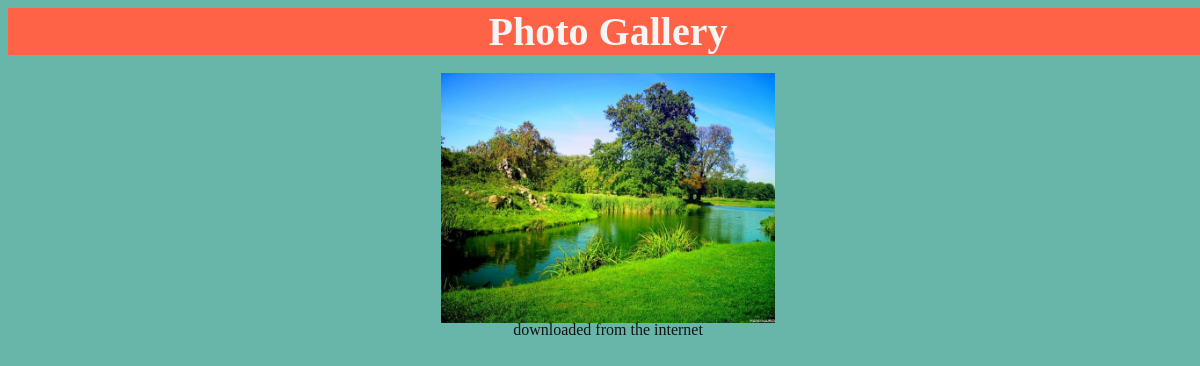
Page /photos/1/ on the earlier database version.
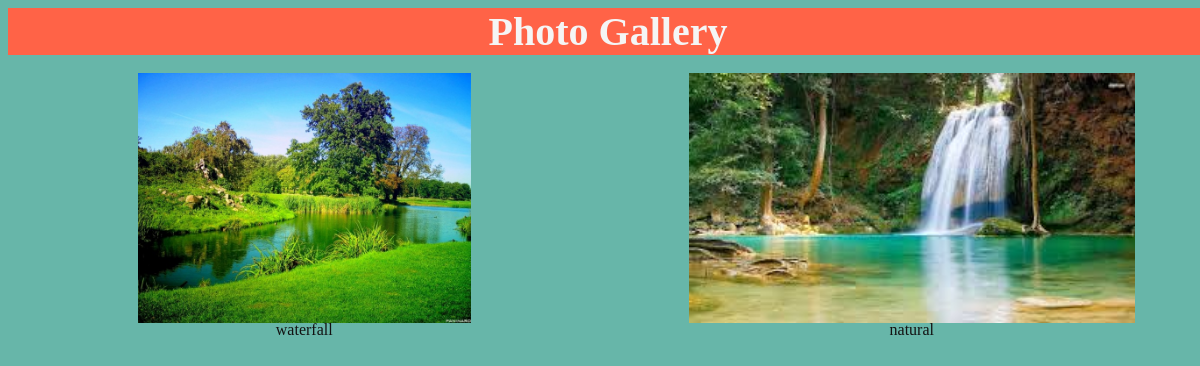
Same page on the later database version.
### photo/models.py (models this page shows, shortened)
class Picture(models.Model):
    category = models.ForeignKey("Category", on_delete = models.CASCADE)
    image = models.ImageField(upload_to = "pictures")
    description = models.CharField(max_length = 2000)
    date_added = models.DateTimeField(default = datetime.now)

### photo/views.py (the view)
# urls.py: path("photos/<int:pk>/", photos_view,name = "photos")
def photos_view(request,pk):
    category = Category.objects.get(id=pk)
    pictures = Picture.objects.filter(category = category)
    context = {
        "category":category,
        'pictures':pictures
    }
    return render(request, "photos.html", context)

### templates/photos.html (shortened to what this page needs)
{% load static %}
<html lang="en">
<head>
    <link rel="stylesheet" href="{% static '/photos.css' %}">
</head>
<body>
    <div class="title">Photo Gallery</div><br>
    <div class="container">
        {%for photo in pictures%}
        <div class="images">
            <img src="{{photo.image.url}}" alt="missing image" style = 'height:100%; width: 100%'>
            <p class="descriptions" style="margin-top: -2px;">{{photo.description}}</p>
        </div>
        {%endfor%}
    </div>
</body>
</html>

### photo/static/photos.css (style rules this page uses)
.container { display: grid; grid-template-columns: repeat(auto-fit, minmax(200px,1fr)); grid-auto-rows: 250px; grid-gap: 15px; height: 100%; width: 100%; }
.images { justify-items: center; height: 100%; width: 100%; }
p { color: rgb(19, 18, 18) }
html { width: 100%; height: 100%; }
body { background-color: rgb(103, 182, 169); width: 100%; height: 100%; }
.title { display: flex; justify-content: center; background: tomato; text-align: center; font-weight: bold; color: whitesmoke; font-size: 2.5rem; }

Differences in the rows shown:
removed Picture: image (picture), description "downloaded from the internet"
added Picture: image (picture), description "waterfall"
added Picture: image (picture), description "natural"
